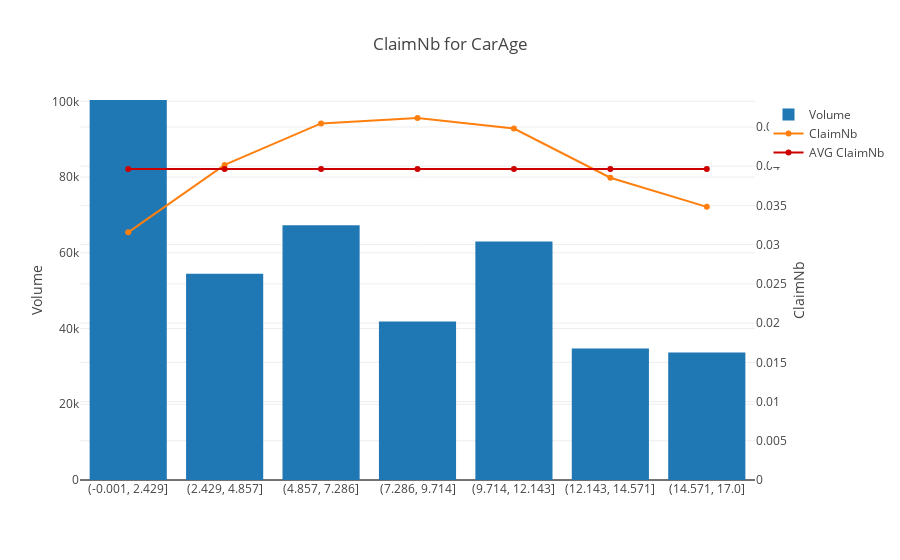

This figure's notebook cell:
### Code cell
# Example ploting feature behaviour
py.iplot(libafi.output_graph_update('CarAge', [0, 95], 7, flat_data, freq_target))

### Figure 1 — Plotly figure (JSON) as saved in the notebook; plotly's stock layout.template omitted (floating-point values rounded to 4 significant figures)
{"data": [{"name": "Volume", "type": "bar", "uid": "f56b2300-d4ea-496a-af6e-08b893808781", "x": ["(-0.001, 2.429]", "(2.429, 4.857]", "(4.857, 7.286]", "(7.286, 9.714]", "(9.714, 12.143]", "(12.143, 14.571]", "(14.571, 17.0]"], "y": [100354, 54445, 67244, 41833, 62992, 34727, 33658]}, {"name": "ClaimNb", "type": "scatter", "uid": "0a106d70-3c63-49c2-be7c-520097dde3fb", "x": ["(-0.001, 2.429]", "(2.429, 4.857]", "(4.857, 7.286]", "(7.286, 9.714]", "(9.714, 12.143]", "(12.143, 14.571]", "(14.571, 17.0]"], "y": [0.03157, 0.04017, 0.04546, 0.04614, 0.0448, 0.03853, 0.03482], "yaxis": "y2"}, {"line": {"color": "rgb(205, 0, 0)"}, "name": "AVG ClaimNb", "type": "scatter", "uid": "b09e1951-360c-4dcf-acde-eb5d631ffb06", "x": ["(-0.001, 2.429]", "(2.429, 4.857]", "(4.857, 7.286]", "(7.286, 9.714]", "(9.714, 12.143]", "(12.143, 14.571]", "(14.571, 17.0]"], "y": [0.03966, 0.03966, 0.03966, 0.03966, 0.03966, 0.03966, 0.03966], "yaxis": "y2"}], "layout": {"title": {"text": "ClaimNb for CarAge"}, "yaxis": {"range": [0, 100354], "title": {"text": "Volume"}}, "yaxis2": {"overlaying": "y", "range": [0, 0.04844], "side": "right", "title": {"text": "ClaimNb"}}}}
